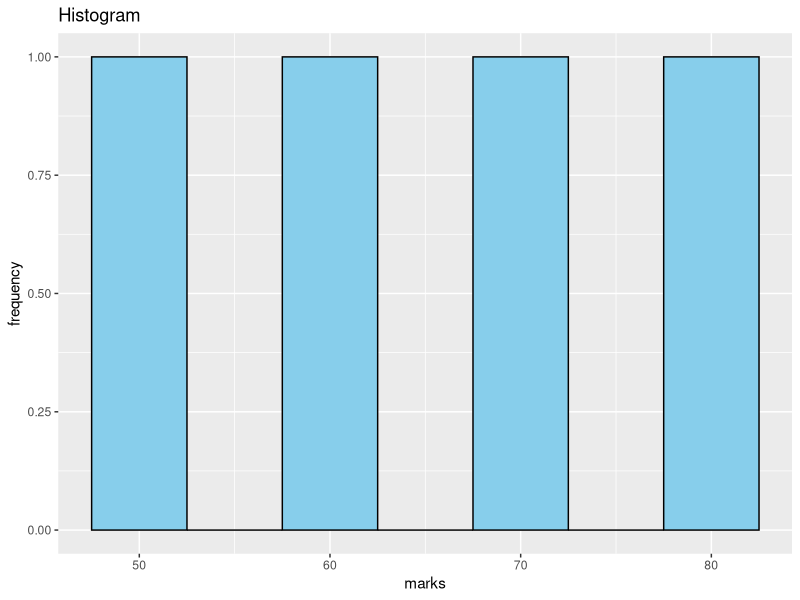

Write R code to recreate this figure.
#histogram

install.packages("ggplot2")
library(ggplot2)
student_df<-data.frame(
  Name=c("Subham","Aman","Ashish","Swadhin"),
  marks=c(50,60,70,80)
)
ggplot(student_df,aes(x=marks))+
  geom_histogram(binwidth = 5,fill="skyblue",color="black")+
  labs(title="Histogram",x="marks",y="frequency")
